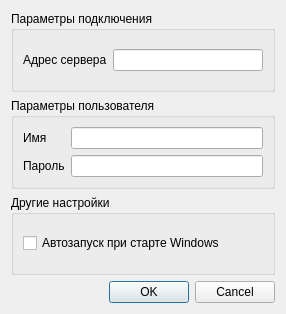
<?xml version="1.0" encoding="UTF-8"?>
<ui version="4.0">
 <class>Dialog</class>
 <widget class="QDialog" name="Dialog">
  <property name="geometry">
   <rect>
    <x>0</x>
    <y>0</y>
    <width>286</width>
    <height>314</height>
   </rect>
  </property>
  <property name="windowTitle">
   <string>Настройки</string>
  </property>
  <layout class="QGridLayout" name="gridLayout_3">
   <item row="0" column="0">
    <widget class="QGroupBox" name="groupBox_conn_settings">
     <property name="title">
      <string>Параметры подключения</string>
     </property>
     <layout class="QGridLayout" name="gridLayout_4">
      <item row="0" column="0">
       <widget class="QLabel" name="label_conn_label">
        <property name="text">
         <string>Адрес сервера</string>
        </property>
       </widget>
      </item>
      <item row="0" column="1">
       <widget class="QLineEdit" name="lineEdit_server_address"/>
      </item>
     </layout>
    </widget>
   </item>
   <item row="1" column="0">
    <widget class="QGroupBox" name="groupBox_accountsettings">
     <property name="title">
      <string>Параметры пользователя</string>
     </property>
     <layout class="QGridLayout" name="gridLayout_2">
      <item row="0" column="0">
       <widget class="QLabel" name="label_username">
        <property name="text">
         <string>Имя</string>
        </property>
       </widget>
      </item>
      <item row="0" column="1">
       <widget class="QLineEdit" name="lineEdit_username"/>
      </item>
      <item row="1" column="0">
       <widget class="QLabel" name="label_password">
        <property name="text">
         <string>Пароль</string>
        </property>
       </widget>
      </item>
      <item row="1" column="1">
       <widget class="QLineEdit" name="lineEdit_password"/>
      </item>
     </layout>
    </widget>
   </item>
   <item row="2" column="0">
    <widget class="QGroupBox" name="groupBox_other">
     <property name="title">
      <string>Другие настройки</string>
     </property>
     <layout class="QGridLayout" name="gridLayout">
      <item row="0" column="0" colspan="2">
       <widget class="QCheckBox" name="checkBox_autostart">
        <property name="text">
         <string>Автозапуск при старте Windows</string>
        </property>
       </widget>
      </item>
     </layout>
    </widget>
   </item>
   <item row="3" column="0">
    <widget class="QDialogButtonBox" name="buttonBox">
     <property name="orientation">
      <enum>Qt::Horizontal</enum>
     </property>
     <property name="standardButtons">
      <set>QDialogButtonBox::Cancel|QDialogButtonBox::Ok</set>
     </property>
    </widget>
   </item>
  </layout>
 </widget>
 <resources/>
 <connections>
  <connection>
   <sender>buttonBox</sender>
   <signal>accepted()</signal>
   <receiver>Dialog</receiver>
   <slot>accept()</slot>
   <hints>
    <hint type="sourcelabel">
     <x>248</x>
     <y>254</y>
    </hint>
    <hint type="destinationlabel">
     <x>157</x>
     <y>274</y>
    </hint>
   </hints>
  </connection>
  <connection>
   <sender>buttonBox</sender>
   <signal>rejected()</signal>
   <receiver>Dialog</receiver>
   <slot>reject()</slot>
   <hints>
    <hint type="sourcelabel">
     <x>316</x>
     <y>260</y>
    </hint>
    <hint type="destinationlabel">
     <x>286</x>
     <y>274</y>
    </hint>
   </hints>
  </connection>
 </connections>
</ui>
